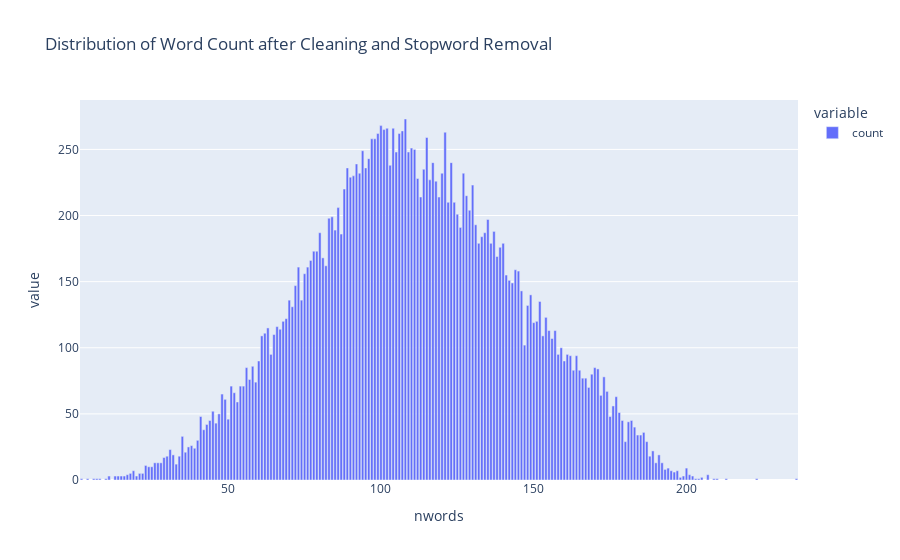

The cell this chart's notebook holds for it:
### Code cell
from arxiv_article_classifier.utils import save_image


abstracts = (
    pd.DataFrame(y_train, columns=labels)
    .assign(abstract=X_train)
    .assign(nwords=lambda df: df["abstract"].map(lambda abstract: len(abstract.split())))
)

fig = px.bar(
    abstracts["nwords"].value_counts(),
    title="Distribution of Word Count after Cleaning and Stopword Removal",
)
save_image(fig, path=FIGUREFOLDER, filename="word-count-distribution-after-stopword-removal")
fig.show()

### Figure 1 — Plotly figure (JSON) as saved in the notebook; plotly's stock layout.template omitted (floating-point values rounded to 4 significant figures; data arrays with more than 128 entries replaced by an {"elided": "..."} marker saying what was removed)
{"data": [{"alignmentgroup": "True", "hovertemplate": "variable=count<br>nwords=%{x}<br>value=%{y}<extra></extra>", "legendgroup": "count", "marker": {"color": "#636efa", "pattern": {"shape": ""}}, "name": "count", "offsetgroup": "count", "orientation": "v", "showlegend": true, "textposition": "auto", "type": "bar", "x": {"elided": "206 int values"}, "xaxis": "x", "y": {"elided": "206 int values"}, "yaxis": "y"}], "layout": {"barmode": "relative", "legend": {"title": {"text": "variable"}, "tracegroupgap": 0}, "title": {"text": "Distribution of Word Count after Cleaning and Stopword Removal"}, "xaxis": {"anchor": "y", "domain": [0, 1], "title": {"text": "nwords"}}, "yaxis": {"anchor": "x", "domain": [0, 1], "title": {"text": "value"}}}}
